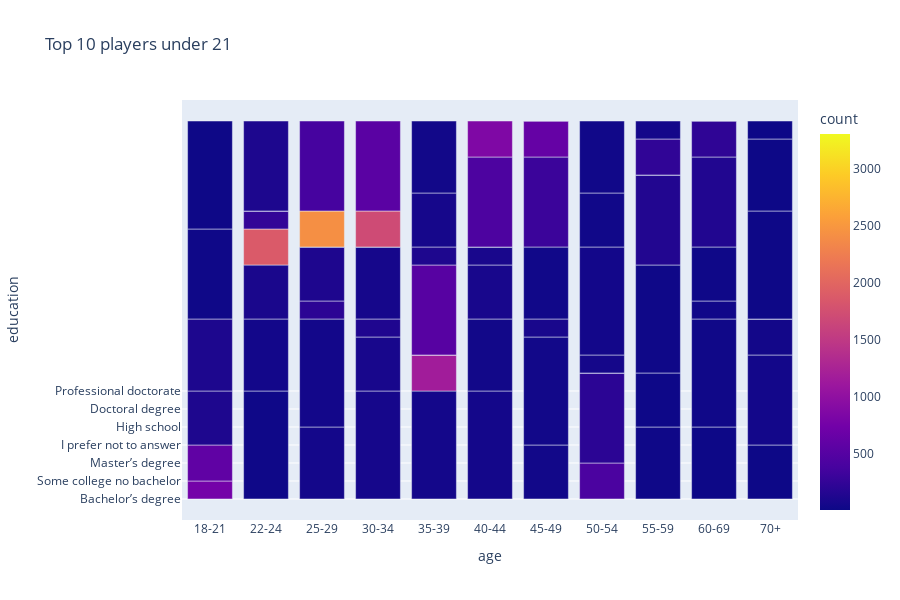

This figure's notebook cell:
### Code cell
#age_ed = data[['age'].value_counts()][data['education'].value_counts()]
#age_ed.sort_values(by='age', ascending=False,inplace=True)
#top_20_pot = pot_players[:10]                       


#fig = px.bar(age_ed, x='education', y='age', color='age', orientation='h',
             #hover_data=['age', 'education'],
             #height=600,
             #title='Top 10 players under 21')
#fig.show()

df6 = data.groupby('age')['education'].value_counts()
df6 = df6.reset_index(name='count')
df6.sort_values(by='age', ascending=True,inplace=True)

fig = px.bar(df6, x='age', y='education', color='count', orientation='v',
             hover_data=['age', 'education'],
             height=600,
             title='Top 10 players under 21')
fig.show()

### Figure 1 — Plotly figure (JSON) as saved in the notebook; plotly's stock layout.template omitted (floating-point values rounded to 4 significant figures)
{"data": [{"alignmentgroup": "True", "hovertemplate": "age=%{x}<br>education=%{y}<br>count=%{marker.color}<extra></extra>", "legendgroup": "", "marker": {"color": [3310, 756, 588, 114, 107, 17, 9, 19, 44, 88, 1870, 252, 2317, 104, 46, 43, 197, 116, 1730, 2425, 374, 60, 77, 121, 64, 878, 1701, 540, 48, 1162, 572, 511, 111, 63, 37, 51, 36, 73, 80, 373, 428, 849, 34, 35, 81, 30, 301, 629, 265, 414, 199, 195, 55, 43, 30, 28, 14, 12, 17, 141, 130, 230, 48, 6, 25, 30, 16, 136, 223, 117, 4, 44, 41, 20, 10, 5, 4], "coloraxis": "coloraxis", "pattern": {"shape": ""}}, "name": "", "offsetgroup": "", "orientation": "v", "showlegend": false, "textposition": "auto", "type": "bar", "x": ["18-21", "18-21", "18-21", "18-21", "18-21", "18-21", "18-21", "22-24", "22-24", "22-24", "22-24", "22-24", "22-24", "22-24", "25-29", "25-29", "25-29", "25-29", "25-29", "25-29", "25-29", "30-34", "30-34", "30-34", "30-34", "30-34", "30-34", "30-34", "35-39", "35-39", "35-39", "35-39", "35-39", "35-39", "35-39", "40-44", "40-44", "40-44", "40-44", "40-44", "40-44", "40-44", "45-49", "45-49", "45-49", "45-49", "45-49", "45-49", "45-49", "50-54", "50-54", "50-54", "50-54", "50-54", "50-54", "50-54", "55-59", "55-59", "55-59", "55-59", "55-59", "55-59", "55-59", "60-69", "60-69", "60-69", "60-69", "60-69", "60-69", "60-69", "70+", "70+", "70+", "70+", "70+", "70+", "70+"], "xaxis": "x", "y": ["Bachelor’s degree", "Some college no bachelor", "Master’s degree", "I prefer not to answer", "High school", "Doctoral degree", "Professional doctorate", "Professional doctorate", "High school", "I prefer not to answer", "Master’s degree", "Some college no bachelor", "Bachelor’s degree", "Doctoral degree", "High school", "Professional doctorate", "Some college no bachelor", "I prefer not to answer", "Bachelor’s degree", "Master’s degree", "Doctoral degree", "Professional doctorate", "I prefer not to answer", "Some college no bachelor", "High school", "Bachelor’s degree", "Master’s degree", "Doctoral degree", "Professional doctorate", "Master’s degree", "Bachelor’s degree", "Doctoral degree", "Some college no bachelor", "I prefer not to answer", "High school", "Professional doctorate", "High school", "I prefer not to answer", "Some college no bachelor", "Bachelor’s degree", "Doctoral degree", "Master’s degree", "I prefer not to answer", "Professional doctorate", "Some college no bachelor", "High school", "Doctoral degree", "Master’s degree", "Bachelor’s degree", "Master’s degree", "Doctoral degree", "Bachelor’s degree", "Some college no bachelor", "Professional doctorate", "I prefer not to answer", "High school", "High school", "I prefer not to answer", "Professional doctorate", "Doctoral degree", "Bachelor’s degree", "Master’s degree", "Some college no bachelor", "High school", "Professional doctorate", "Some college no bachelor", "I prefer not to answer", "Doctoral degree", "Master’s degree", "Bachelor’s degree", "I prefer not to answer", "Doctoral degree", "Master’s degree", "Bachelor’s degree", "Professional doctorate", "High school", "Some college no bachelor"], "yaxis": "y"}], "layout": {"barmode": "relative", "coloraxis": {"colorbar": {"title": {"text": "count"}}, "colorscale": [[0, "#0d0887"], [0.1111, "#46039f"], [0.2222, "#7201a8"], [0.3333, "#9c179e"], [0.4444, "#bd3786"], [0.5556, "#d8576b"], [0.6667, "#ed7953"], [0.7778, "#fb9f3a"], [0.8889, "#fdca26"], [1, "#f0f921"]]}, "height": 600, "legend": {"tracegroupgap": 0}, "title": {"text": "Top 10 players under 21"}, "xaxis": {"anchor": "y", "domain": [0, 1], "title": {"text": "age"}}, "yaxis": {"anchor": "x", "domain": [0, 1], "title": {"text": "education"}}}}
